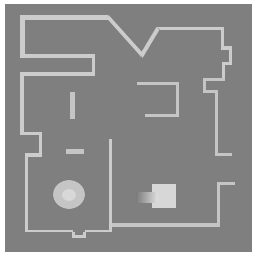
#> input picture task_generator/task_generator/manager/tmp/map4.png, 256 x 256 px
$ jupyter execute rle.ipynb
#> lines starting #> are read from the running program, lines starting #| are printed output that depends on the picture; after the words box and inside, x2 and y2 are one past the last pixel; in counts of white or black regions, pixels touching at a corner belong together
[cell 1]
import numpy as np
from typing import Tuple, Collection, Any, Dict, List, Optional, Set

[cell 2]
WorldWall = Tuple[Tuple[float, float], Tuple[float,float]]
WorldWalls = Set[WorldWall]

[cell 3]
def RLE_1D(grid: np.ndarray) -> List[List[int]]:
    res: List[List[int]] = list()
    for major in grid:
        run: int = 1
        last: int = major[0]
        subres: List[int] = list()
        for minor in major[1:]:
            if minor == last:
                run += 1
            else:
                subres.append(run)
                run = 1
                last = minor
        #intentially don't add last run - no new wall
        res.append(subres)
    return res

[cell 4]
def RLE_2D(grid: np.ndarray) -> WorldWalls:

    class WallLines(Dict[float, List[Tuple[float, float]]]):

        _inverted: bool

        def __init__(self, inverted: bool = False, *args, **kwargs):
            super().__init__(*args, **kwargs)
            self._inverted = inverted

        def add(self, major: float, minor: float):
            if major not in self:
                self[major] = [(minor, minor+1)]
                return

            last = self[major][-1]

            if minor == last[1]:
                self[major][-1] = (last[0], minor+1)
            else:
                self[major].append((minor, minor+1))

        @property
        def lines(self) -> WorldWalls:
            if self._inverted:
                return set([((start, major), (end, major)) for major, segment in self.items()  for start, end in segment])

            else:
                return set([((major, start), (major, end)) for major, segment in self.items()  for start, end in segment])

    walls_x = WallLines()
    walls_y = WallLines(inverted=True)

    for y, rles in enumerate(RLE_1D(grid)):
        distance: int = 0
        for run in rles:
            distance += run
            walls_x.add(distance, y)

    for x, rles in enumerate(RLE_1D(grid.T)):
        distance: int = 0
        for run in rles:
            distance += run
            walls_y.add(distance, x)

    return set().union(walls_x.lines, walls_y.lines)

[cell 5]
import cv2

base_img = cv2.imread("map4.png", cv2.IMREAD_GRAYSCALE)
#> base_img is the input picture: shape (256, 256); min 123, max 255, mean 142.2
base = (base_img > base_img.mean(axis=-1)).astype(int)
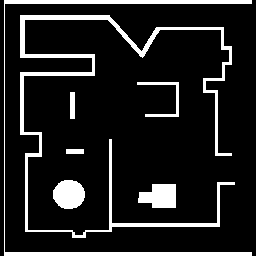
#> base: shape (256, 256) int64; values 0 (black) and 1 (white), 12.7% white; 7 white regions, largest, box (x1, y1, x2, y2) and area: (20, 15, 235, 238) 4101, (4, 0, 252, 256) 2232, (53, 180, 85, 209) 738

[cell 6]
import matplotlib.pyplot as plt


print(base[::-1,:])
#> (printed output is left out)

walls = RLE_2D(base)
#> the loop in RLE_2D, `for y, rles in enumerate(RLE_1D(grid)):` made 256 passes
#> rles on passes 2 to 4: [4, 248], [4, 248], [4, 248]
#> after the loop in RLE_2D, `for y, rles in enumerate(RLE_1D(grid)):`: walls_x = 102 items
#> the loop in RLE_2D, `for x, rles in enumerate(RLE_1D(grid.T)):` made 256 passes
#> rles on passes 7 to 9: [4, 248], [4, 248], [4, 248]

print(walls)
#> (printed output is left out)

ax = plt.subplot()
ax.invert_yaxis()

ax.set_xlim(0, base.shape[1])
ax.set_ylim(0, base.shape[0])

for endpoints in walls:
    ax.plot(*zip(*endpoints))
#> this loop made 364 passes
#> endpoints on passes 1 to 3: ((119, 26), (120, 26)), ((147, 41), (147, 43)), ((114, 20), (114, 21))

plt.show()
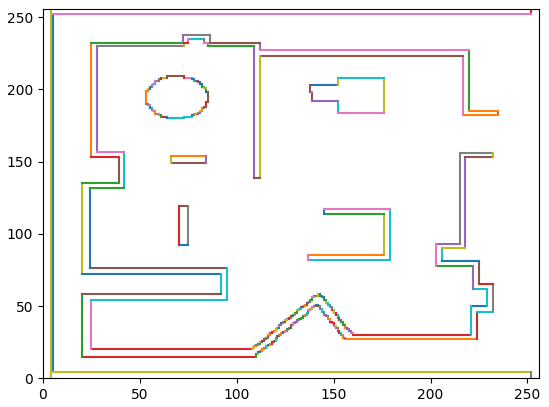
#> figure drawn by matplotlib, 1 panel
